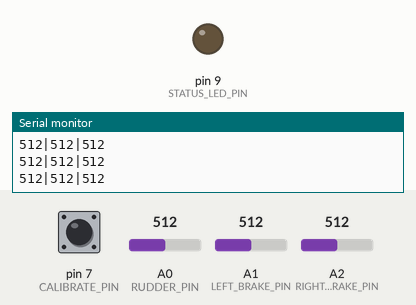
Recording of a sketch running on a simulated Arduino Leonardo, built with avr-gcc and run on an emulated ATmega32U4. Shown: output pins drawn as LEDs (lit = HIGH), the last lines printed to the serial monitor. Inputs (shaded band) come from the test bench; at power-on: pin 7 (CALIBRATE_PIN) HIGH, A0 (RUDDER_PIN) = 512, A1 (LEFT_BRAKE_PIN) = 512, A2 (RIGHT_BRAKE_PIN) = 512. EEPROM starts erased; USB keyboard and mouse output is not drawn.

Above: at 1.2 s.
1.3 s: pin 7 (CALIBRATE_PIN) pulled LOW for 0.15 s
At 1.43 s:
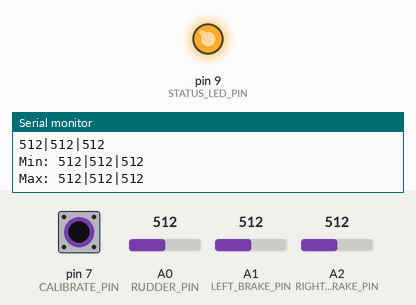
3.0 s: pin 7 (CALIBRATE_PIN) pulled LOW for 3.2 s
At 7.4 s:
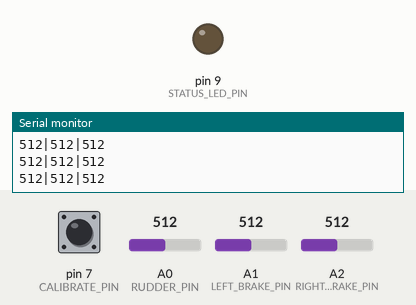
Timing chart, 0 to 8.9 s (numbered marks = the images above; inputs shaded):
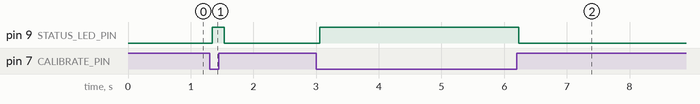

The sketch:

Rudder.ino
```cpp
//####################################################
//      Includes
//####################################################
#include "RudderPedal.h"

//####################################################
//      Constants
//####################################################
#define RUDDER_PIN A0
#define LEFT_BRAKE_PIN A1
#define RIGHT_BRAKE_PIN A2
#define CALIBRATE_PIN 7
#define STATUS_LED_PIN 9

//####################################################
//      Types
//####################################################
typedef enum {
  NORMAL,
  CAL_START,
  CALIBRATION,
  CAL_FINISHED
} RudderPedalState_t;

//####################################################
//      Variables
//####################################################

RudderPedal rudderPedal(RUDDER_PIN, LEFT_BRAKE_PIN, RIGHT_BRAKE_PIN);
static volatile RudderPedalState_t s_state = NORMAL;

//####################################################
//      Functions
//####################################################
void setup() {
  Serial.begin(9600);
  pinMode(CALIBRATE_PIN, INPUT_PULLUP);
  pinMode(STATUS_LED_PIN, OUTPUT);
  attachInterrupt(digitalPinToInterrupt(CALIBRATE_PIN), calibrationSwitchISR, CHANGE);

  rudderPedal.Init();
}

void loop() {
  // rudderPedal.PrintMinMax();
  switch (s_state) {
    case NORMAL:
      rudderPedal.UpdateControls();
      break;
    case CAL_START:
      rudderPedal.StartCal();
      s_state = CALIBRATION;
      digitalWrite(STATUS_LED_PIN, HIGH);
      break;
    case CALIBRATION:
      rudderPedal.Calibrate();
      break;
    case CAL_FINISHED:
      rudderPedal.WriteCalValues();
      s_state = NORMAL;
      digitalWrite(STATUS_LED_PIN, LOW);
      break;
    default:
      break;
  }

  delay(50);
}

inline void calibrationSwitchISR() {
  int switchState = digitalRead(CALIBRATE_PIN);
  switch (s_state) {
    case NORMAL:
    case CAL_FINISHED:
      if (switchState == LOW) {
        s_state = CAL_START;
      }
      break;
    case CAL_START:
    case CALIBRATION:
      if (switchState == HIGH) {
        s_state = CAL_FINISHED;
      }
      break;
    default:
      s_state = NORMAL;
      break;
  }
}
```

Control.cpp
```cpp
#include "Arduino.h"
#include "Control.h"

Control::Control(int pin)
  : _pin(pin) {
  _minMax.min = DEFAULT_MIN_MAX;
  _minMax.max = DEFAULT_MIN_MAX;
}

Control::~Control() {}

min_max_t Control::Calibrate() {
  int val = Read();
  if (val < _minMax.min) {
    _minMax.min = val;
  }

  if (val > _minMax.max) {
    _minMax.max = val;
  }

  return _minMax;
}

int Control::Read() {
  return analogRead(_pin);
}

int Control::ReadFilter(const int filterCount = 50) {
  unsigned int sum = 0;
  unsigned int i = 0;

  for (i = 0; i < filterCount; i++) {
    sum = sum + Read();
  }

  sum = sum / filterCount;
  return (sum);
}

void Control::SetMinMax(const min_max_t minMax) {
  _minMax.min = minMax.min;
  _minMax.max = minMax.max;
}

min_max_t Control::GetMinMax() {
  return _minMax;
}
```

Control.h
```cpp
//####################################################
//      Includes
//####################################################

//####################################################
//      Constants
//####################################################

//####################################################
//      Types
//####################################################
typedef struct
{
  int min;
  int max;
} min_max_t;

class Control {
public:
  Control(int pin);
  ~Control();

  min_max_t Calibrate();
  int Read();
  int ReadFilter(const int filterCount = 50);
  void SetMinMax(const min_max_t minMax);
  min_max_t GetMinMax();

  static const int DEFAULT_MIN_MAX = 512;

private:
  int _pin;
  min_max_t _minMax;
};
```

RudderPedal.cpp
```cpp
#include "RudderPedal.h"
#include <EEPROM.h>

RudderPedal::RudderPedal(int rudderPin, int leftBrakePin, int rightBrakePin)
  : _rudder(rudderPin),
    _leftBrake(leftBrakePin),
    _rightBrake(rightBrakePin),
    _joystick(JOYSTICK_DEFAULT_REPORT_ID,
              JOYSTICK_TYPE_JOYSTICK, 0, 0,
              false, false, false, true, true, false,
              true, false, false, false, false) {}

RudderPedal::~RudderPedal() {}

void RudderPedal::Init() {
  cal_values_t values;
  EEPROM.get(0, values);

  _rudder.SetMinMax(values.rudder);
  _leftBrake.SetMinMax(values.leftBrake);
  _rightBrake.SetMinMax(values.rightBrake);

  this->UpdateJoystickRange(values);
  _joystick.begin();
}

void RudderPedal::UpdateControls() {
  int rudder, left, right;
  rudder = _rudder.ReadFilter(FILTER_COUNT);
  left = _leftBrake.ReadFilter(FILTER_COUNT);
  right = _rightBrake.ReadFilter(FILTER_COUNT);
  _joystick.setRudder(rudder);
  _joystick.setRxAxis(left);
  _joystick.setRyAxis(right);

  Serial.println(String(rudder) + "|" + String(left) + "|" + String(right));
}

void RudderPedal::StartCal() {
  min_max_t initValues = { .min = Control::DEFAULT_MIN_MAX, .max = Control::DEFAULT_MIN_MAX };
  _rudder.SetMinMax(initValues);
  _leftBrake.SetMinMax(initValues);
  _rightBrake.SetMinMax(initValues);
}

void RudderPedal::Calibrate() {
  cal_values_t values;
  values.rudder = _rudder.Calibrate();
  values.leftBrake = _leftBrake.Calibrate();
  values.rightBrake = _rightBrake.Calibrate();
  this->UpdateJoystickRange(values);
}

void RudderPedal::WriteCalValues() {
  cal_values_t values;
  values.rudder = _rudder.GetMinMax();
  values.leftBrake = _leftBrake.GetMinMax();
  values.rightBrake = _rightBrake.GetMinMax();
  EEPROM.put(0, values);
}

void RudderPedal::UpdateJoystickRange(const cal_values_t values) {
  _joystick.setRudderRange(values.rudder.min, values.rudder.max);
  _joystick.setRxAxisRange(values.leftBrake.min, values.leftBrake.max);
  _joystick.setRyAxisRange(values.rightBrake.min, values.rightBrake.max);

  PrintMinMax();
}

void RudderPedal::PrintMinMax() {
  cal_values_t values;
  values.rudder = _rudder.GetMinMax();
  values.leftBrake = _leftBrake.GetMinMax();
  values.rightBrake = _rightBrake.GetMinMax();
  Serial.println(String("Min: ") + String(values.rudder.min) + "|" + String(values.leftBrake.min) + "|" + String(values.rightBrake.min));
  Serial.println(String("Max: ") + String(values.rudder.max) + "|" + String(values.leftBrake.max) + "|" + String(values.rightBrake.max));
}
```

RudderPedal.h
```cpp
//####################################################
//      Includes
//####################################################
#include "Control.h"
#include <Joystick.h>

//####################################################
//      Constants
//####################################################

//####################################################
//      Types
//####################################################
typedef struct
{
  min_max_t rudder;
  min_max_t leftBrake;
  min_max_t rightBrake;
} cal_values_t;

class RudderPedal {
public:
  RudderPedal(int rudderPin, int leftBrakePin, int rightBrakePin);
  ~RudderPedal();

  void Init();
  void UpdateControls();
  void StartCal();
  void Calibrate();
  void WriteCalValues();

  void PrintMinMax();

private:
  void UpdateJoystickRange(const cal_values_t values);

  Control _rudder;
  Control _leftBrake;
  Control _rightBrake;

  Joystick_ _joystick;

  const int FILTER_COUNT = 50;
};
```

Measured:
- after the input at 1.3 s, pin 9 (STATUS_LED_PIN): LOW → HIGH at once, → LOW 0.19 s later
- after the input at 3.0 s, pin 9 (STATUS_LED_PIN): LOW → HIGH after 0.06 s, → LOW 3.2 s later
